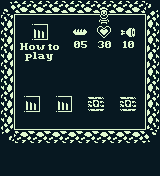

The image is a tile-based game level rendered from a .tmx file. Its description and complete source (layers, tilesets, objects, tile grids) follow:
An orthogonal 20x22 tile map with 8x8 px tiles, 3 tile layers (background, walls, actors), 2 tilesets.

<map version="1.0" tiledversion="1.1.4" orientation="orthogonal" renderorder="right-down" width="20" height="22" tilewidth="8" tileheight="8" infinite="0" nextobjectid="1">
 <tileset firstgid="1" name="backgroundTiles" tilewidth="16" tileheight="16" tilecount="40" columns="10">
  <image source="../backgroundTiles.png" width="160" height="64" />
 </tileset>
 <tileset firstgid="41" name="actorTiles" tilewidth="16" tileheight="16" tilecount="20" columns="5">
  <image source="../actorTiles.png" width="80" height="64" />
 </tileset>
 <layer name="background" width="20" height="22">
  <data encoding="csv">
13,13,13,13,13,13,13,13,13,13,13,13,13,13,13,13,13,13,13,13,
13,13,13,13,13,13,13,13,13,13,13,13,13,13,13,13,13,13,13,13,
13,13,13,13,13,13,13,13,13,13,13,13,13,13,13,13,13,13,13,13,
13,13,13,13,13,13,13,13,13,13,13,13,13,13,13,13,13,13,13,13,
13,13,13,13,13,13,13,13,13,13,13,13,13,13,13,13,13,13,13,13,
13,13,13,13,13,13,13,13,13,13,13,13,13,13,13,13,13,13,13,13,
13,13,13,13,13,13,13,13,13,13,13,13,13,13,13,13,13,13,13,13,
13,13,13,13,13,13,13,13,13,13,13,13,13,13,13,13,13,13,13,13,
13,13,13,13,13,13,13,13,13,13,13,13,13,13,13,13,13,13,13,13,
13,13,13,13,13,13,13,13,13,13,13,13,13,13,13,13,13,13,13,13,
13,13,13,13,13,13,13,13,13,13,13,13,13,13,13,13,13,13,13,13,
13,13,13,13,13,13,13,13,13,13,13,13,13,13,13,13,13,13,13,13,
13,13,13,13,13,13,13,13,13,13,13,13,13,13,13,13,13,13,13,13,
13,13,13,13,13,13,13,13,13,13,13,13,13,13,13,13,13,13,13,13,
13,13,13,13,13,13,13,13,13,13,13,13,13,13,13,13,13,13,13,13,
13,13,13,13,13,13,13,13,13,13,13,13,13,13,13,13,13,13,13,13,
13,13,13,13,13,13,13,13,13,13,13,13,13,13,13,13,13,13,13,13,
13,13,13,13,13,13,13,13,13,13,13,13,13,13,13,13,13,13,13,13,
0,0,0,0,0,0,0,0,0,23,23,23,0,0,0,0,0,0,0,0,
23,23,23,23,23,23,23,23,23,23,0,23,23,23,23,23,23,23,23,23,
0,0,0,0,0,0,0,0,0,0,0,0,0,0,23,0,0,0,0,23,
23,23,23,23,23,23,23,23,23,23,23,23,23,23,23,23,23,23,23,23
</data>
 </layer>
 <layer name="walls" width="20" height="22">
  <data encoding="csv">
0,0,0,0,0,0,0,0,0,0,0,0,0,0,0,0,0,0,0,0,
1,0,2,0,2,0,2,0,2,0,2,0,2,0,2,0,2,0,4,0,
0,0,0,0,0,0,0,0,0,0,0,0,0,0,0,0,0,0,0,0,
21,0,0,0,0,0,0,0,0,0,0,0,0,0,0,0,0,0,14,0,
0,0,0,0,26,0,0,0,0,0,0,0,0,0,0,0,0,0,0,0,
21,0,0,0,0,0,0,0,0,0,0,0,0,0,0,0,0,0,14,0,
0,0,8,0,9,0,10,0,0,35,0,0,37,0,0,36,0,0,0,0,
21,0,0,0,0,0,0,0,0,0,0,0,0,0,0,0,0,0,14,0,
0,0,18,0,19,0,20,0,0,0,0,0,0,0,0,0,0,0,0,0,
21,0,0,0,0,0,0,0,0,0,0,0,0,0,0,0,0,0,14,0,
0,0,0,0,0,0,0,0,0,0,0,0,0,0,0,0,0,0,0,0,
21,0,0,0,0,0,0,0,0,0,0,0,0,0,0,0,0,0,14,0,
0,0,0,0,0,0,0,0,0,0,0,0,0,0,0,0,0,0,0,0,
21,0,0,26,0,0,0,26,0,0,0,47,0,0,0,47,0,0,14,0,
0,0,0,0,0,0,0,0,0,0,0,0,0,0,0,0,0,0,0,0,
21,0,0,0,0,0,0,0,0,0,0,0,0,0,0,0,0,0,14,0,
0,0,0,0,0,0,0,0,0,0,0,0,0,0,0,0,0,0,0,0,
31,0,32,0,32,0,32,0,32,0,32,0,32,0,32,0,32,0,34,0,
0,0,0,0,0,0,0,0,0,0,0,0,0,0,0,0,0,0,0,0,
0,0,0,0,0,0,0,0,0,0,0,0,0,0,0,0,0,0,0,0,
0,0,0,0,0,0,0,0,0,0,0,0,0,0,0,0,0,0,0,0,
0,0,0,0,0,0,0,0,0,0,0,0,0,0,0,0,0,0,0,0
</data>
 </layer>
 <layer name="actors" width="20" height="22">
  <data encoding="csv">
0,0,0,0,0,0,0,0,0,0,0,0,0,0,0,0,0,0,0,0,
0,0,0,0,0,0,0,0,0,0,0,0,0,0,0,0,0,0,0,0,
0,0,0,0,0,0,0,0,0,0,0,0,56,0,0,0,0,0,0,0,
0,0,0,0,0,0,0,0,0,0,0,0,0,0,0,0,0,0,0,0,
0,0,0,0,0,0,0,0,0,58,0,0,59,0,0,57,0,0,0,0,
0,0,0,0,0,0,0,0,0,0,0,0,0,0,0,0,0,0,0,0,
0,0,0,0,0,0,0,0,0,0,0,0,0,0,0,0,0,0,0,0,
0,0,0,0,0,0,0,0,0,0,0,0,0,0,0,0,0,0,0,0,
0,0,0,0,0,0,0,0,0,0,0,0,0,0,0,0,0,0,0,0,
0,0,0,0,0,0,0,0,0,0,0,0,0,0,0,0,0,0,0,0,
0,0,0,0,0,0,0,0,0,0,0,0,0,0,0,0,0,0,0,0,
0,0,0,0,0,0,0,0,0,0,0,0,0,0,0,0,0,0,0,0,
0,0,0,0,0,0,0,0,0,0,0,0,0,0,0,0,0,0,0,0,
0,0,0,0,0,0,0,0,0,0,0,0,0,0,0,0,0,0,0,0,
0,0,0,0,0,0,0,0,0,0,0,0,0,0,0,0,0,0,0,0,
0,0,0,0,0,0,0,0,0,0,0,0,0,0,0,0,0,0,0,0,
0,0,0,0,0,0,0,0,0,0,0,0,0,0,0,0,0,0,0,0,
0,0,0,0,0,0,0,0,0,0,0,0,0,0,0,0,0,0,0,0,
0,0,0,0,0,0,0,0,0,0,0,0,0,0,0,0,0,0,0,0,
0,0,0,0,0,0,0,0,0,0,0,0,0,0,0,0,0,0,0,0,
0,0,0,0,0,0,0,0,0,0,0,0,0,0,0,0,0,0,0,0,
0,0,0,0,0,0,0,0,0,0,0,0,0,0,0,0,0,0,0,0
</data>
 </layer>
</map>
